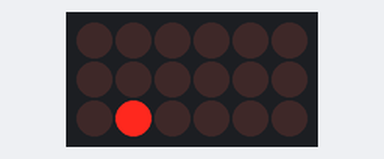
The sketch below on a simulated Arduino Uno, built with avr-gcc and run on an emulated ATmega328P. Shown: 6×3 LED matrix. Wiring (inferred from the names in the program): LED matrix (orientation assumed): rows pin 2, pin 4, pin 7; columns pin 3, pin 5, pin 6, pin 9, pin 10, pin 11. Random numbers use the default seed unless the sketch sets one.

Above: at 3.89 s.
At 11.04 s:
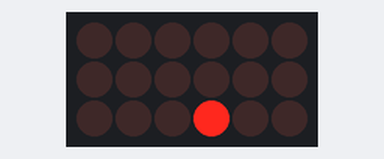
At 15.8 s:
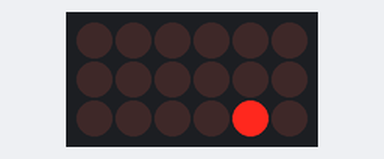
At 19.69 s:
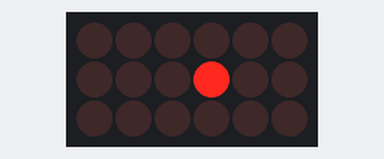
At 28.49 s:
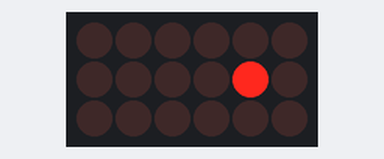
At 38.62 s:
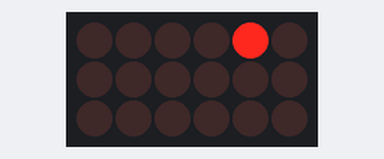

The sketch:

ArduinoMultiplexDemo-6LEDs-P-Channel.ino
```cpp
//for P-Channel MOSFETs

// define 'functions' for clearer code, by column
#define setRed0(val) (OCR2B = val)
#define setRed1(val) (OCR1A = val)
#define setGreen0(val) (OCR0B = val)
#define setGreen1(val) (OCR1B = val)
#define setBlue0(val) (OCR0A = val)
#define setBlue1(val) (OCR2A = val)

// same with rows
#define Leds3off PORTD |= _BV(7)
#define Leds1on PORTD &= ~_BV(2)
#define Leds1off PORTD |= _BV(2)
#define Leds2on PORTD &= ~_BV(4)
#define Leds2off PORTD |= _BV(4)
#define Leds3on PORTD &= ~_BV(7)

//multiplex counter
volatile uint8_t count;

// array to be displayed (aka 'video memory')
volatile uint8_t colors[6][3] = {
  {255, 255, 255},
  {255, 255, 255},
  {255, 255, 255},
  {255, 255, 255},
  {255, 255, 255},
  {255, 255, 255}};

// sine wave lookup table for the justLights() function
const uint8_t lights[256]={
  0,   0,   0,   0,   0,   0,   1,   1,      //8
  2,   3,   3,   4,   5,   6,   7,   8,      //16
  9,  10,  12,  13,  15,  16,  18,  19,
 21,  23,  25,  27,  28,  31,  33,  35,      //32
 37,  39,  41,  44,  46,  49,  51,  54,
 56,  59,  62,  64,  67,  70,  73,  75,
 78,  81,  84,  87,  90,  93,  96,  99,
102, 105, 108, 112, 115, 118, 121, 124,      //64
127, 130, 133, 137, 140, 143, 146, 149,
152, 155, 158, 161, 164, 167, 170, 173,
176, 179, 182, 185, 187, 190, 193, 196,
198, 201, 203, 206, 208, 211, 213, 215,
217, 220, 222, 224, 226, 228, 230, 232,
233, 235, 237, 238, 240, 241, 243, 244,
245, 246, 247, 248, 249, 250, 251, 252,
252, 253, 254, 254, 254, 255, 255, 255,
255, 255, 255, 255, 254, 254, 254, 253,
252, 252, 251, 250, 249, 248, 247, 246,
245, 244, 243, 241, 240, 238, 237, 235,
233, 232, 230, 228, 226, 224, 222, 220,
217, 215, 213, 211, 208, 206, 203, 201,
198, 196, 193, 190, 187, 185, 182, 179,
176, 173, 170, 167, 164, 161, 158, 155,
152, 149, 146, 143, 140, 137, 133, 130,
127, 124, 121, 118, 115, 112, 108, 105,
102,  99,  96,  93,  90,  87,  84,  81,
 78,  75,  73,  70,  67,  64,  62,  59,
 56,  54,  51,  49,  46,  44,  41,  39,
 37,  35,  33,  31,  28,  27,  25,  23,
 21,  19,  18,  16,  15,  13,  12,  10,
  9,   8,   7,   6,   5,   4,   3,   3,
  2,   1,   1,   0,   0,   0,   0,   0
};

//variable arrays for the justLights() function
boolean LedOn[18];
uint8_t fast[18];
uint16_t falseColor[18];
uint16_t lightscount[18];

// timer 2 overflow interrupt function
ISR (TIMER2_OVF_vect)
{
// first, switch off the mosfets, as they will display the value buffered on previous interrupt
  PORTD |= 0b10010100; //set pins 2, 4, 7 HIGH

// turn on the right row
  switch (count) {
    case 0: Leds1on; break;
    case 1: Leds2on; break;
    case 2: Leds3on; break;
    default: break;
  }

// increment the counter
  count++;
  count%=3;

// write new values to the buffers
setRed0 (colors[count][0]);
setGreen0 (colors[count][1]);
setBlue0 (colors[count][2]);
setRed1 (colors[count+3][0]);
setGreen1 (colors[count+3][1]);
setBlue1 (colors[count+3][2]);
}

void setup()
{

/* pins to OC registers:
 * 3  OCR2B
 * 5  OCR0B
 * 6  OCR0A
 * 9  OCR1A
 * 10 OCR1B
 * 11 OCR2A
 */

cli();

DDRD  |= 0b11111100; //set pins 2-7 to OUTPUT
PORTD |= 0b10010100; //set pins 2, 4, 7 HIGH
DDRB  |= 0b00001110; //set pins 9-11 to OUTPUT

//stop timers
GTCCR |= _BV(TSM) | _BV(PSRASY) | _BV(PSRSYNC);

//setup fast PWM
//timer0 A non-inverted | B non-inverted | fast PWM (WGM0 = 11)
TCCR0A = _BV(COM0A1) | _BV(COM0B1) | _BV(WGM01) | _BV(WGM00);

//timer1 A non-inverted | B non-inderted | fast PWM 8 bit (WGM1 = 01 01)
TCCR1A = _BV(COM1A1) | _BV(COM1B1) | _BV(WGM10);
TCCR1B = _BV(WGM12); // fast PWM cntd

//timer2 A non-inverted | B non-inderted | fast PWM (WGM2 = 11)
TCCR2A = _BV(COM2A1) | _BV(COM2B1) | _BV(WGM21) | _BV(WGM20);

//set prescalers to 64
//TCCR0B = _BV(CS01) | _BV(CS00); // prescaler = 64 (CS0 = 011)
//TCCR1B |= _BV(CS11) | _BV(CS10); // prescaler = 64 (CS1 = 011) (keeping WGM bit intact)
//TCCR2B = _BV(CS22); // prescaler = 64 (CS2 = 100)

//set prescalers to 256
TCCR0B = _BV(CS02) ; // prescaler = 256 (CS0 = 100)
TCCR1B |= _BV(CS12); // prescaler = 256 (CS1 = 100) (keeping WGM bit intact)
TCCR2B = _BV(CS22) | _BV(CS21) ; // prescaler = 256 (CS2 = 110)

//set all analog outputs to HIGH
OCR0A = 255;
OCR0B = 255;
OCR1A = 255;
OCR1B = 255;
OCR2A = 255;
OCR2B = 255;

//reset all counters
TCNT0 = 0;
TCNT1H = 0; // high byte
TCNT1L = 0; // low byte
TCNT2 = 0;

TIMSK2 |= _BV(TOIE2); // enable overflow interrupt on timer 2

sei();

GTCCR = 0; //start timers
}

void loop()
{
//colors[0][0] = 0;
justLights(120, 15000);
//testFor(1234);
}

// alternative Delay (approx 62.5 ns per tick)
void justWait (uint32_t period)
{
  for (uint32_t z = 0; z<period; z++) __asm__("nop\n\t");
}

//my old stuff, for demonstration purposes
void justLights(uint16_t rfactor, uint32_t dperiod)
{
for(uint8_t kcount=0; kcount<18; kcount++){

      if ((!LedOn[kcount])&& (random(rfactor)==1)){
        LedOn[kcount]=true;
        fast[kcount]=random(8)+1;
        lightscount[kcount]=0;}
      if (LedOn[kcount]){
        falseColor[kcount]=lights[lightscount[kcount]];
        lightscount[kcount]=lightscount[kcount]+fast[kcount];
        if (lightscount[kcount]>255) {LedOn[kcount]=false;falseColor[kcount]=0;};
      }

   colors[kcount/3][kcount%3]=~falseColor[kcount];
  }
  justWait(dperiod);
}

//a simple test function turning on LEDs one by one
//with fades
void testFor(uint32_t dperiod)
{
 for (uint8_t y = 0; y<18; y++){
  for (uint16_t k = 255; k>0; k--)
   {colors[y/3][y%3] = k;
    justWait(dperiod);
    }
  for (uint16_t k = 0; k<256; k++)
   {colors[y/3][y%3] = k;
   justWait (dperiod);
   }
 }
}
```
